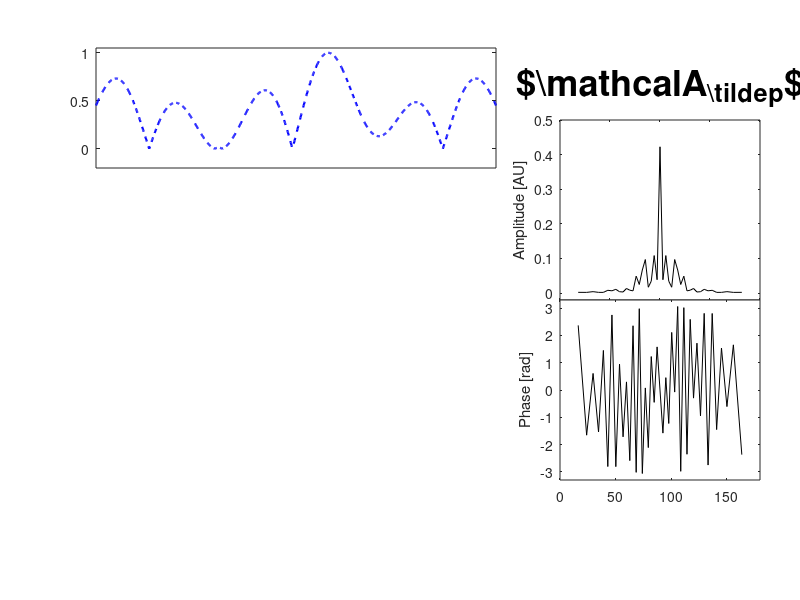

Source code (MATLAB): (Note: this script raises an error after producing the figure.)
%**************************************************************************
%
% ASA Reconstruction Visualizer
%
%   Function plots shows a visualization of angular spectrum
%   reconstruction.
%
%              Scott Schoen Jr | Georgia Tech | 20170110
%
%**************************************************************************

clear all
close all
clc

% Set frequency of source
f0 = 15E3; % [Hz]
omega = 2.*pi.*f0;
c0 = 343; % [m/s]
k0 = omega./c0;
lambda0 = c0./f0;

% Set dimensions
sourcePlaneWidth = 0.5; % [m]
Nx = 2^(10);
reconstructionDepth = 0.5; % [m]

% Create spatial distribution at source location
xVector = linspace( -sourcePlaneWidth./2, sourcePlaneWidth./2, Nx );
sigma = 0.05;
A = exp( -(xVector - 0.05).^(2)./sigma.^(2) ) ...
    + sin( 3.*pi.*xVector./sourcePlaneWidth ) ...
    + sin( 7.9.*pi.*xVector./sourcePlaneWidth );
A = abs(A)./max(abs(A));

% Get angular spectrum at source plane
AS0 = fftshift( fft(A) );

% Now create wavenumber vector
dx = xVector(2) - xVector(1);
dkx = 2.*pi./dx;
lengthIndex = floor( length(xVector)./2 );
kxVector = (1./Nx).*(-lengthIndex : lengthIndex ).*dkx;

% Create vector for plotting 
% xPlot = linspace( -1E3.*sourcePlaneWidth, 1E3.*sourcePlaneWidth, 2E3.*Nx );
xPlot = linspace( -sourcePlaneWidth, sourcePlaneWidth, Nx );
zPlot = linspace( -reconstructionDepth, 0, Nx );
[xP, zP] = meshgrid( xPlot, zPlot );

% Create vector to hold sum of contributions at each frequency
sumOfContributions = 0.*xPlot;

% Store to output vectors
thetaVec = acos( kxVector(1:end-1)./k0 );
thetaVec( imag(thetaVec) ~= 0 ) = NaN; % For plotting
ampVec = abs( AS0 );
phaseVec = angle( AS0 );

% Variable to hold movie
M = [];

% Create figure
figure(1)
set( gcf, 'Position', [50, 75, 1800, 900] );

needToCreateAxes = 1;

% Create axes to plot summation of components at z = 0
summationAxes = axes();
set( summationAxes, 'Position', [0.12, 0.72, 0.5, 0.2] );
ylim( [-0.2, 1.05] );
xlim( [min(xVector), max(xVector)] );
set( gca, 'YTick', 0:0.5:1, 'XTick', [] );
hold all;
box on;
% Plot source signal
plot( xVector, A, '--b', 'LineWidth', 1.6 );

% Create axes for amplitude and phase of the angular spectrum
asMagnitudeAxes = axes();
set( asMagnitudeAxes, 'Position', [0.7, 0.5, 0.25, 0.3], ...
    'XTickLabel', '');
hold all;
box on;
% Plot amplitude
plot( asMagnitudeAxes, thetaVec.*180./pi, ampVec./Nx, 'k' );
ylabel( 'Amplitude [AU]' );
ylim( [-0.02, 0.5] );
xlim([0, 180]);
set( gca, 'XTick', [0, 45, 90, 135, 180] );
title( '$\mathcal{A}_{\tilde{p}}$', 'FontSize', 26 );

asPhaseAxes = axes();
set( asPhaseAxes, 'Position', [0.7, 0.2, 0.25, 0.3] );
hold all;
box on;

% Plot Phase
plot( asPhaseAxes, thetaVec.*180./pi, phaseVec, 'k' );

xlim([0, 180]);
ylabel('Phase [rad]');
ylim( 1.05.*[-pi, pi] );
ax = gca;
ax.YTick = [-pi, -pi/2, 0, pi/2, pi];
ax.YTickLabel = ...
    {'$-\pi$';'$-\frac{\pi}{2}$';'$0$';'$\frac{\pi}{2}$';'$\pi$'};
ax.XTick = [0, 45, 90, 135, 180];
xlabel( '$\theta_{x}$ [deg]' );

% Loop from end so we're increasing theta
for kxCount = Nx:-1:1
    
    % Get angle of propagation for this spatial frequency
    kx = kxVector( kxCount );
    kz = sqrt( k0.^(2) - kx.^(2) );
    
    % Delete old current contribution line (whther or not we'll plot a new
    % one)
    existingContributionLine = ...
        findobj( 'Tag', 'currentContribtutionLine' );
    contributionLineExists = ~isempty( existingContributionLine );
    if contributionLineExists
        delete(currentContribution); 
    end
    
    if isreal( kz )
        
        % Get propagation angle
        theta = acos( kx./k0 );
        
        % Get magnitude and phase of this contribution
        amplitude = abs( AS0( kxCount ) )./Nx;
        phi = mod( angle( AS0( kxCount ) ), 2.*pi );
        
        % Get component of phase in x
        xPhase = phi./cos(theta);
        
        % Create the wavefront axes
        % For some reason doing this outside the loop caused the colorplot
        % to be all black until you clicked on it, and then it would start
        % updating.
        if needToCreateAxes
            
            waveFrontAxes = axes();
            set( waveFrontAxes, 'Position', [0.12, 0.12, 0.5, 0.6] );
            hold all;
            box on;
            
            ylim( [-reconstructionDepth, 0] );
            ylabel( '$z$-Position [m]', 'FontSize', 22 );
            
            xlim( [min(xVector), max(xVector)] );
            xlabel( '$x$-Position [m]', 'FontSize', 22 );
            
            % Set flag so we only do this once
            needToCreateAxes = 0;
            
        end
        
        % Plot wavefield for this frequency kz
        pField = amplitude.*exp( 1j.*(kx.*xP + kz.*zP + phi ) );
        pcolor( waveFrontAxes, xP, zP, real( pField ) );
        shading flat;
        normValue = 0.2;
        caxis( [-normValue, normValue] );
        
        % Get contribution of this spatial frequency
        yPlot = amplitude.*real( exp( 1j.*(kx.*(xPlot - sourcePlaneWidth./2) + phi) ) );

        
        % Also plot in gray to remain on plot
        previousContributions = plot( summationAxes, ...
            xPlot, yPlot, ...
            'Color', 0.6.*[1, 1, 1], ...
            'LineWidth', 1 );
        
        % Add into summation and plot that
        sumOfContributions = sumOfContributions + yPlot;
        if exist('sumLine', 'var')
            delete(sumLine); % Delete old one
        end
        sumLine = plot( summationAxes, ...
            xPlot, sumOfContributions, 'b', ...
            'LineWidth', 1.2 ); % Plot new one
        
        % Plot spatial contribution on summation axes
        currentContribution = plot( summationAxes, ...
            xPlot, yPlot, 'k', 'Tag', 'currentContribtutionLine' );
        
        % Display the current angle
        titleString = sprintf( ...
            '$\\theta_{x} = %3d^{\\circ}$', round(180.*theta./pi) );
        title( summationAxes, titleString );
        
        % Plot indicator on angluar spectrum plots
        currentIndicators = findobj( 'Tag', 'ASIndicator' );
        if ~isempty( currentIndicators );
            delete( currentIndicators );
        end
        plot( asMagnitudeAxes, ...
            thetaVec(kxCount).*180./pi, ampVec(kxCount)./Nx, ...
            'ro', 'Tag', 'ASIndicator' );
        plot( asPhaseAxes, ...
            thetaVec(kxCount).*180./pi, phaseVec(kxCount), ...
            'ro', 'Tag', 'ASIndicator' );
        
        % Save the frame
        drawnow;
        M = [M, getframe(gcf)];
        
    end
    
end
